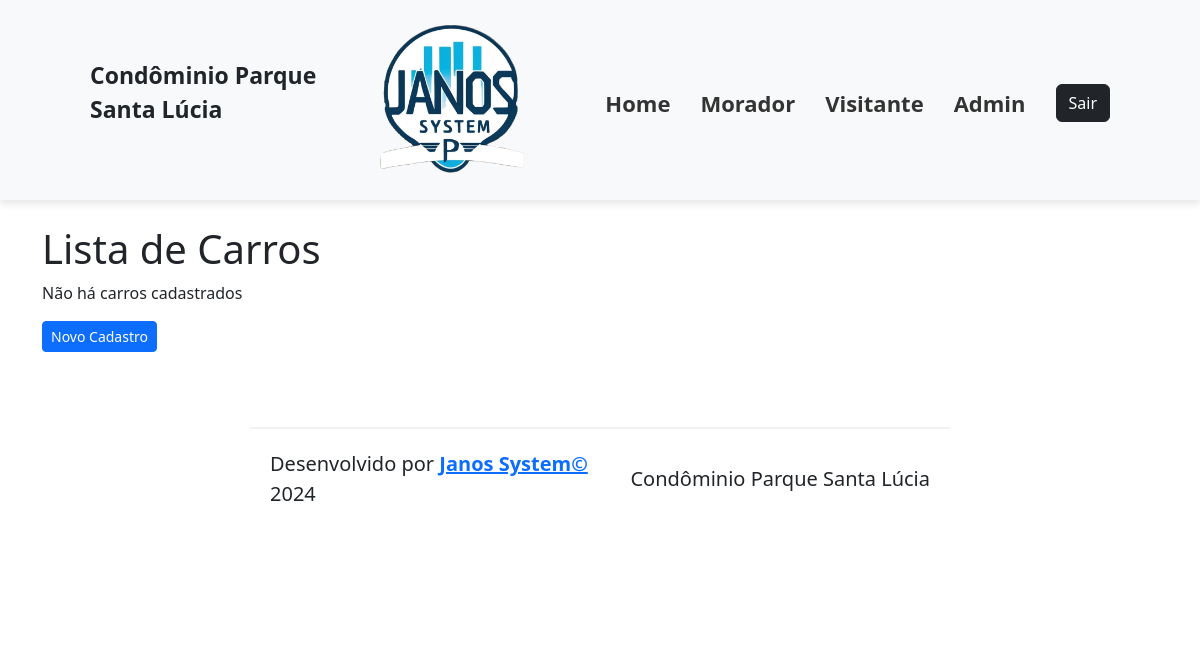
/carros-lista/, run on an earlier commit of the app's database.
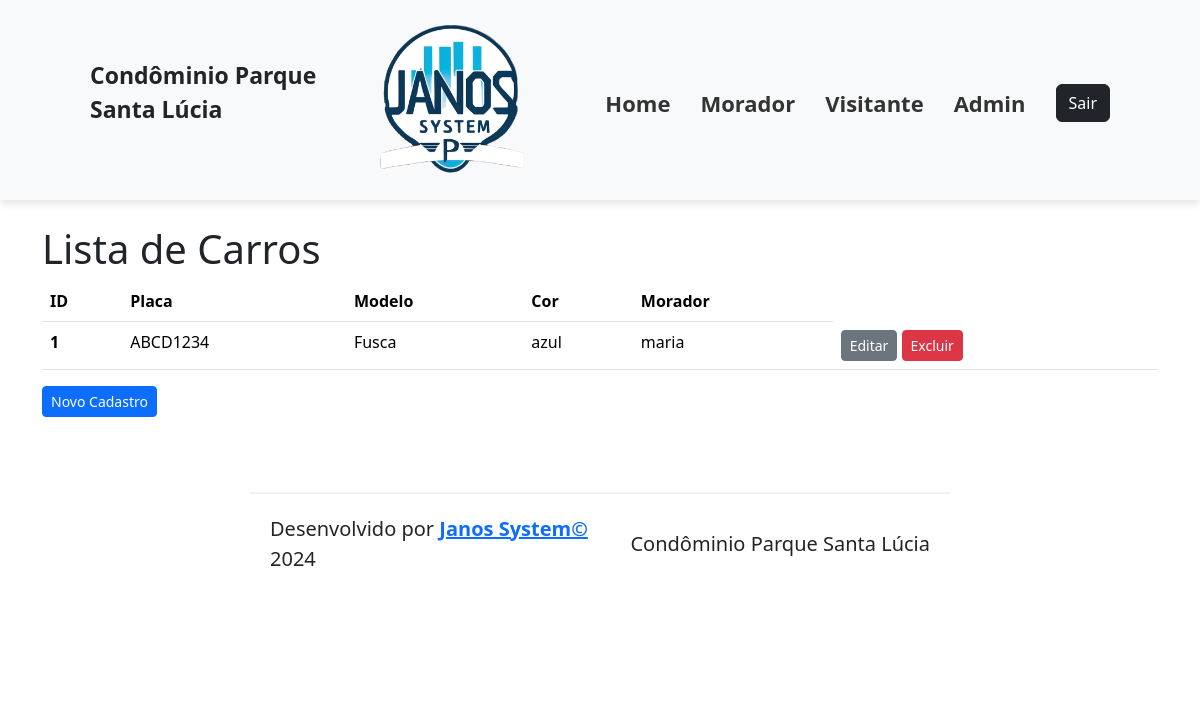
And on a later commit of the database.
### cadastros/models.py (models this page shows, shortened)
class Carro(models.Model):
    modelo = models.CharField(verbose_name="Modelo", max_length=10, null=False, blank=False)
    placa = models.CharField(verbose_name="Placa", max_length=8, null=False, blank=False)
    cor = models.CharField(verbose_name="Cor", max_length=10, null=False, blank=False)
    morador = models.ForeignKey(Morador, on_delete=models.CASCADE, default="1")

class Morador(models.Model):
    apartamento = models.ForeignKey(Apartamento, on_delete=models.CASCADE)
    nome = models.CharField(verbose_name="Nome", max_length=50, null=False, blank=False)
    dt_nasto = models.DateField(verbose_name="Data de Nascimento", null=False, blank=False)
    doc_rg = models.CharField(verbose_name="RG", max_length=9, null=False, blank=False)
    doc_cpf = models.CharField(verbose_name="CPF", max_length=11, null=False, blank=False)
    def __str__(self):
        return f"{self.nome}"

### cadastros/views.py (the view)
# urls.py: path("carros-lista/", CarroListView.as_view(), name="carros_lista"),
class CarroListView(ListView):
    model = Carro

### cadastros/Templates/cadastros/carro_list.html (shortened to what this page needs)
{% extends 'base.html' %}
{% load static %}
{% block content %}
    <h1> Lista de Carros </h1>
    {% if carro_list %}
        <table class="table">
          <thead>
            <tr>
              <th scope="col">ID</th>
              <th scope="col">Placa</th>
              <th scope="col">Modelo</th>
              <th scope="col">Cor</th>
              <th scope="col">Morador</th>
            </tr>
          </thead>
          <tbody>
            {% for carro in carro_list %}
                <tr>
                    <th scope="row">{{ carro.pk }}</th>
                    <td>{{carro.placa}}</td>
                    <td>{{carro.modelo}}</td>
                    <td>{{carro.cor}}</td>
                    <td>{{carro.morador}}</td>
                    <td>
                        <a href="{% url 'carros_edicao' pk=carro.pk %}"
                           class="btn btn-secondary btn-sm ">Editar</a>
                        <a href="{% url 'carros_exclusao' pk=carro.pk %}" class="btn btn-danger btn-sm">Excluir</a>
                    </td>
                </tr>
            {% endfor %}
          </tbody>
        </table>
    {% else %}
        <p>Não há carros cadastrados</p>
    {% endif %}
    <a href="{% url 'carros_cadastro' %} " class="btn btn-primary btn-sm">Novo Cadastro</a>
{% endblock content %}

What changed in the data, as far as the page shows it:
added Carro: pk "1", placa "ABCD1234", modelo "Fusca", cor "azul", morador "maria"
Also different on the page:
text no longer shown: "Não há carros cadastrados"
text now shown: "ID Placa Modelo Cor Morador"
